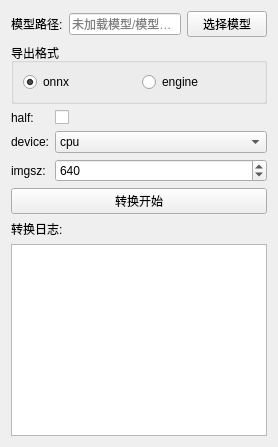
      <widget class="QWidget" name="format_tab">
       <attribute name="title">
        <string>format</string>
       </attribute>
       <layout class="QVBoxLayout" name="verticalLayout_format">
        <item>
         <layout class="QHBoxLayout" name="horizontalLayout_format_model">
          <item>
           <widget class="QLabel" name="label_format_model_path">
            <property name="text">
             <string>模型路径:</string>
            </property>
           </widget>
          </item>
          <item>
           <widget class="QLineEdit" name="edit_model_path_format">
            <property name="placeholderText">
             <string>未加载模型/模型地址</string>
            </property>
           </widget>
          </item>
          <item>
           <widget class="QPushButton" name="btn_format_model_select">
            <property name="text">
             <string>选择模型</string>
            </property>
           </widget>
          </item>
         </layout>
        </item>
        <item>
         <widget class="QGroupBox" name="groupBox_export_format">
          <property name="title">
           <string>导出格式</string>
          </property>
          <layout class="QHBoxLayout" name="horizontalLayout_export_format">
           <item>
            <widget class="QRadioButton" name="radio_onnx">
             <property name="text">
              <string>onnx</string>
             </property>
             <property name="checked">
              <bool>true</bool>
             </property>
            </widget>
           </item>
           <item>
            <widget class="QRadioButton" name="radio_engine">
             <property name="text">
              <string>engine</string>
             </property>
            </widget>
           </item>
          </layout>
         </widget>
        </item>
        <item>
         <layout class="QFormLayout" name="formLayout_format_params">
          <item row="0" column="0">
           <widget class="QLabel" name="label_format_half">
            <property name="text">
             <string>half:</string>
            </property>
           </widget>
          </item>
          <item row="0" column="1">
           <widget class="QCheckBox" name="check_half">
            <property name="text">
             <string/>
            </property>
           </widget>
          </item>
          <item row="1" column="0">
           <widget class="QLabel" name="label_format_device">
            <property name="text">
             <string>device:</string>
            </property>
           </widget>
          </item>
          <item row="1" column="1">
           <widget class="QComboBox" name="combo_device_format">
            <item>
             <property name="text">
              <string>cpu</string>
             </property>
            </item>
           </widget>
          </item>
          <item row="2" column="0">
           <widget class="QLabel" name="label_format_imgsz">
            <property name="text">
             <string>imgsz:</string>
            </property>
           </widget>
          </item>
          <item row="2" column="1">
           <widget class="QSpinBox" name="spin_imgsz_format">
            <property name="minimum">
             <number>32</number>
            </property>
            <property name="maximum">
             <number>4096</number>
            </property>
            <property name="value">
             <number>640</number>
            </property>
           </widget>
          </item>
         </layout>
        </item>
        <item>
         <widget class="QPushButton" name="btn_export">
          <property name="text">
           <string>转换开始</string>
          </property>
         </widget>
        </item>
        <item>
         <widget class="QLabel" name="label_export_log">
          <property name="text">
           <string>转换日志:</string>
          </property>
         </widget>
        </item>
        <item>
         <widget class="QTextEdit" name="text_log_format">
          <property name="readOnly">
           <bool>true</bool>
          </property>
         </widget>
        </item>
       </layout>
      </widget>
